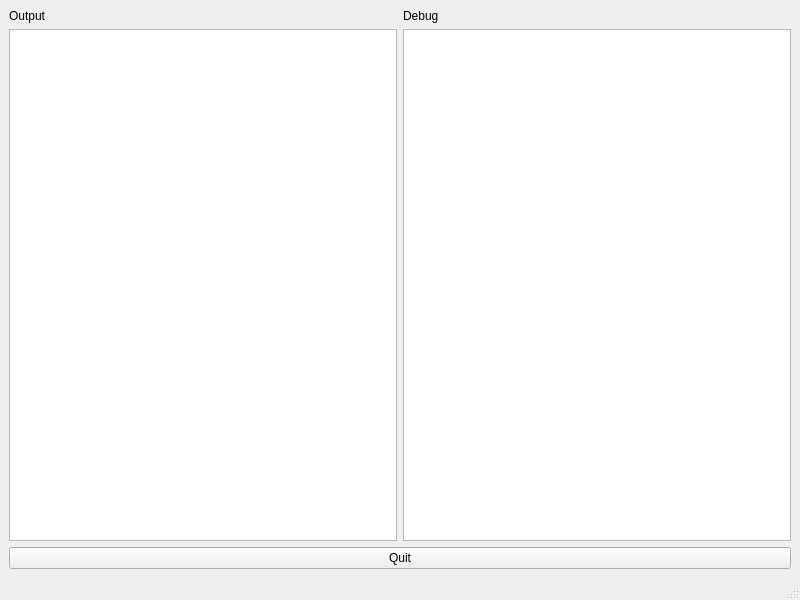
<?xml version="1.0" encoding="UTF-8"?>
<ui version="4.0">
 <class>GraphicalUI</class>
 <widget class="QMainWindow" name="GraphicalUI">
  <property name="geometry">
   <rect>
    <x>0</x>
    <y>0</y>
    <width>800</width>
    <height>600</height>
   </rect>
  </property>
  <property name="windowTitle">
   <string>MainWindow</string>
  </property>
  <widget class="QWidget" name="centralwidget">
   <layout class="QVBoxLayout" name="verticalLayout">
    <item>
     <layout class="QHBoxLayout" name="displayLayout">
      <item>
       <layout class="QVBoxLayout" name="outoutLayout">
        <item>
         <widget class="QLabel" name="outputLabel">
          <property name="text">
           <string>Output</string>
          </property>
         </widget>
        </item>
        <item>
         <widget class="QListWidget" name="outputList"/>
        </item>
       </layout>
      </item>
      <item>
       <layout class="QVBoxLayout" name="debugLayout">
        <item>
         <widget class="QLabel" name="debugLabel">
          <property name="text">
           <string>Debug</string>
          </property>
         </widget>
        </item>
        <item>
         <widget class="QListWidget" name="debugList"/>
        </item>
       </layout>
      </item>
     </layout>
    </item>
    <item>
     <widget class="QPushButton" name="quitBtn">
      <property name="text">
       <string>Quit</string>
      </property>
     </widget>
    </item>
   </layout>
  </widget>
  <widget class="QMenuBar" name="menubar">
   <property name="geometry">
    <rect>
     <x>0</x>
     <y>0</y>
     <width>800</width>
     <height>21</height>
    </rect>
   </property>
  </widget>
  <widget class="QStatusBar" name="statusbar"/>
 </widget>
 <resources/>
 <connections/>
</ui>
